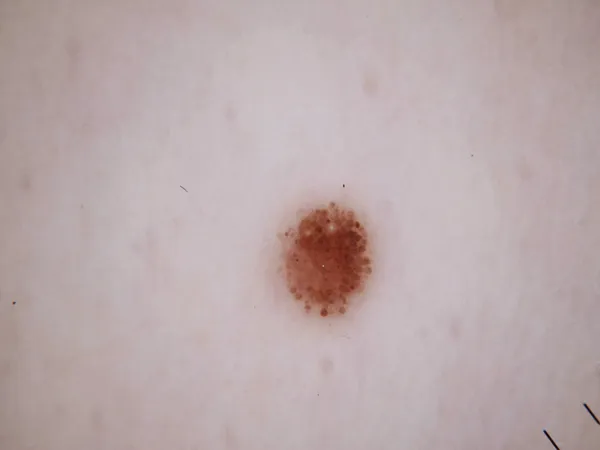
#> input picture assests/sample.webp, 600 x 450 px; its folder holds only this picture in this run
$ python -i noruler.py   (imports and definitions only)
#> lines starting #> are read from the running program, lines starting #| are printed output that depends on the picture; after the words box and inside, x2 and y2 are one past the last pixel; in counts of white or black regions, pixels touching at a corner belong together
#> further down, picture is the input picture: shape (450, 600, 3); mean B, G, R 171, 170, 186.3
import cv2
import numpy as np
import os


def create_blue_mask(image):
    """
    Detect blue ruler and grid lines using HSV color detection.
    """
    # Convert image from BGR to HSV
    hsv = cv2.cvtColor(image, cv2.COLOR_BGR2HSV)
#> hsv: shape (450, 600, 3); mean H, S, V 120.8, 25, 186.3

    # Blue color range (for ruler & grid)
    lower_blue = np.array([90, 40, 40])
    upper_blue = np.array([140, 255, 255])

    # Create mask of blue areas
    mask = cv2.inRange(hsv, lower_blue, upper_blue)
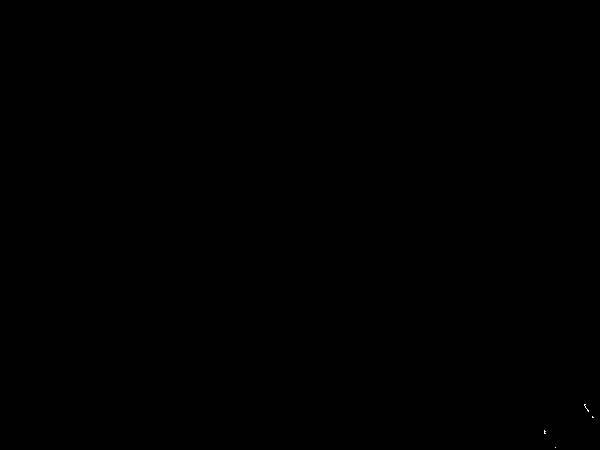
#> mask: shape (450, 600); 0.01% white in thin lines or dots, all inside (x1, y1, x2, y2) = (544, 404, 594, 448)

    # Clean small noise in mask
    kernel = np.ones((5, 5), np.uint8)
    mask = cv2.morphologyEx(mask, cv2.MORPH_CLOSE, kernel)
#> mask: shape (450, 600); 0.01% white in thin lines or dots, all inside (x1, y1, x2, y2) = (544, 404, 594, 450)
    mask = cv2.medianBlur(mask, 5)
#> mask: shape (450, 600); every value is 0

    return mask


def remove_blue_ruler_and_grid(image):
    """
    Remove blue ruler and grid using inpainting.
    """
    mask = create_blue_mask(image)

    # Inpaint removes detected blue regions intelligently
    cleaned_image = cv2.inpaint(image, mask, 3, cv2.INPAINT_TELEA)

    return cleaned_image


def process_images(input_folder, output_folder):
    """
    Process all images from raw folder and save cleaned images.
    """
    if not os.path.exists(input_folder):
        print("ERROR: data/raw folder not found!")
        return

    os.makedirs(output_folder, exist_ok=True)

    total = 0

    for filename in os.listdir(input_folder):
        if filename.lower().endswith((".jpg", ".jpeg", ".png")):
            input_path = os.path.join(input_folder, filename)
            output_path = os.path.join(output_folder, filename)

            image = cv2.imread(input_path)

            if image is None:
                print(f"Skipping unreadable file: {filename}")
                continue

            cleaned = remove_blue_ruler_and_grid(image)
            cv2.imwrite(output_path, cleaned)

            total += 1
            print(f"Processed: {filename}")

    print("\n=========================")
    print(f"Total Images Processed: {total}")
    print("Blue Ruler & Grid Removed Successfully!")
    print("=========================")


# [7 lines not run here, left out]

>>> import cv2
>>> picture = cv2.imread('../../assests/sample.webp')
>>> result = remove_blue_ruler_and_grid(picture)
